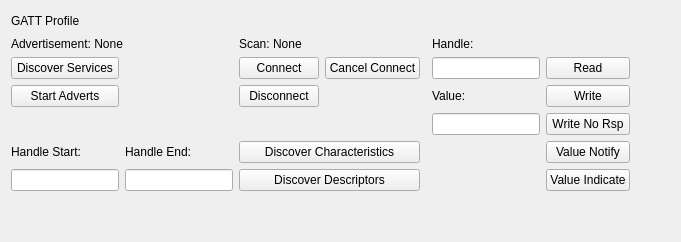
          <widget class="QWidget" name="tabGATT">
           <attribute name="title">
            <string>GATT</string>
           </attribute>
           <layout class="QGridLayout" name="gridLayout_24">
            <item row="8" column="0">
             <spacer name="verticalSpacer_16">
              <property name="orientation">
               <enum>Qt::Vertical</enum>
              </property>
              <property name="sizeHint" stdset="0">
               <size>
                <width>20</width>
                <height>40</height>
               </size>
              </property>
             </spacer>
            </item>
            <item row="2" column="0">
             <widget class="QPushButton" name="btnBLEDiscoverServices">
              <property name="text">
               <string>Discover Services</string>
              </property>
             </widget>
            </item>
            <item row="2" column="7">
             <spacer name="horizontalSpacer_25">
              <property name="orientation">
               <enum>Qt::Vertical</enum>
              </property>
              <property name="sizeHint" stdset="0">
               <size>
                <width>40</width>
                <height>20</height>
               </size>
              </property>
             </spacer>
            </item>
            <item row="3" column="0">
             <widget class="QPushButton" name="btnBLEStartStopAdvert">
              <property name="text">
               <string>Start Adverts</string>
              </property>
             </widget>
            </item>
            <item row="7" column="2" colspan="2">
             <widget class="QPushButton" name="btnBLEDiscoverDescriptors">
              <property name="text">
               <string>Discover Descriptors</string>
              </property>
             </widget>
            </item>
            <item row="1" column="2" colspan="3">
             <widget class="QLabel" name="lblBLEScanState">
              <property name="text">
               <string>Scan: None</string>
              </property>
             </widget>
            </item>
            <item row="2" column="5">
             <widget class="QLineEdit" name="edtBLEHandle">
              <property name="sizePolicy">
               <sizepolicy hsizetype="Preferred" vsizetype="Fixed">
                <horstretch>0</horstretch>
                <verstretch>0</verstretch>
               </sizepolicy>
              </property>
             </widget>
            </item>
            <item row="7" column="6">
             <widget class="QPushButton" name="btnBLEValueIndicate">
              <property name="text">
               <string>Value Indicate</string>
              </property>
             </widget>
            </item>
            <item row="2" column="2">
             <widget class="QPushButton" name="btnBLEConnect">
              <property name="text">
               <string>Connect</string>
              </property>
             </widget>
            </item>
            <item row="2" column="6">
             <widget class="QPushButton" name="btnBLERead">
              <property name="text">
               <string>Read</string>
              </property>
             </widget>
            </item>
            <item row="3" column="6">
             <widget class="QPushButton" name="btnBLEWrite">
              <property name="text">
               <string>Write</string>
              </property>
             </widget>
            </item>
            <item row="0" column="0" colspan="3">
             <layout class="QHBoxLayout" name="horizontalLayout_28">
              <item>
               <widget class="QLabel" name="label_31">
                <property name="text">
                 <string>GATT Profile</string>
                </property>
               </widget>
              </item>
              <item>
               <spacer name="horizontalSpacer_24">
                <property name="orientation">
                 <enum>Qt::Vertical</enum>
                </property>
                <property name="sizeHint" stdset="0">
                 <size>
                  <width>40</width>
                  <height>20</height>
                 </size>
                </property>
               </spacer>
              </item>
             </layout>
            </item>
            <item row="3" column="2">
             <widget class="QPushButton" name="btnBLEDisconnect">
              <property name="text">
               <string>Disconnect</string>
              </property>
             </widget>
            </item>
            <item row="6" column="6">
             <widget class="QPushButton" name="btnBLEValueNotify">
              <property name="text">
               <string>Value Notify</string>
              </property>
             </widget>
            </item>
            <item row="1" column="0" colspan="2">
             <widget class="QLabel" name="lblBLEAdvertisementState">
              <property name="text">
               <string>Advertisement: None</string>
              </property>
             </widget>
            </item>
            <item row="7" column="0">
             <widget class="QLineEdit" name="edtBLEHandleStart">
              <property name="sizePolicy">
               <sizepolicy hsizetype="Preferred" vsizetype="Fixed">
                <horstretch>0</horstretch>
                <verstretch>0</verstretch>
               </sizepolicy>
              </property>
             </widget>
            </item>
            <item row="7" column="1">
             <widget class="QLineEdit" name="edtBLEHandleEnd">
              <property name="sizePolicy">
               <sizepolicy hsizetype="Preferred" vsizetype="Fixed">
                <horstretch>0</horstretch>
                <verstretch>0</verstretch>
               </sizepolicy>
              </property>
             </widget>
            </item>
            <item row="4" column="5">
             <widget class="QLineEdit" name="edtBLEHandleValue">
              <property name="sizePolicy">
               <sizepolicy hsizetype="Preferred" vsizetype="Fixed">
                <horstretch>0</horstretch>
                <verstretch>0</verstretch>
               </sizepolicy>
              </property>
             </widget>
            </item>
            <item row="1" column="5">
             <widget class="QLabel" name="label_11">
              <property name="text">
               <string>Handle:</string>
              </property>
             </widget>
            </item>
            <item row="6" column="0">
             <widget class="QLabel" name="label_8">
              <property name="text">
               <string>Handle Start:</string>
              </property>
             </widget>
            </item>
            <item row="6" column="1">
             <widget class="QLabel" name="label_9">
              <property name="text">
               <string>Handle End:</string>
              </property>
             </widget>
            </item>
            <item row="6" column="2" colspan="2">
             <widget class="QPushButton" name="btnBLEDiscoverChars">
              <property name="text">
               <string>Discover Characteristics</string>
              </property>
             </widget>
            </item>
            <item row="4" column="6">
             <widget class="QPushButton" name="btnBLEWriteNoRsp">
              <property name="text">
               <string>Write No Rsp</string>
              </property>
             </widget>
            </item>
            <item row="3" column="5">
             <widget class="QLabel" name="label_10">
              <property name="text">
               <string>Value:</string>
              </property>
             </widget>
            </item>
            <item row="2" column="3">
             <widget class="QPushButton" name="btnBLECancelConnect">
              <property name="text">
               <string>Cancel Connect</string>
              </property>
             </widget>
            </item>
           </layout>
          </widget>
